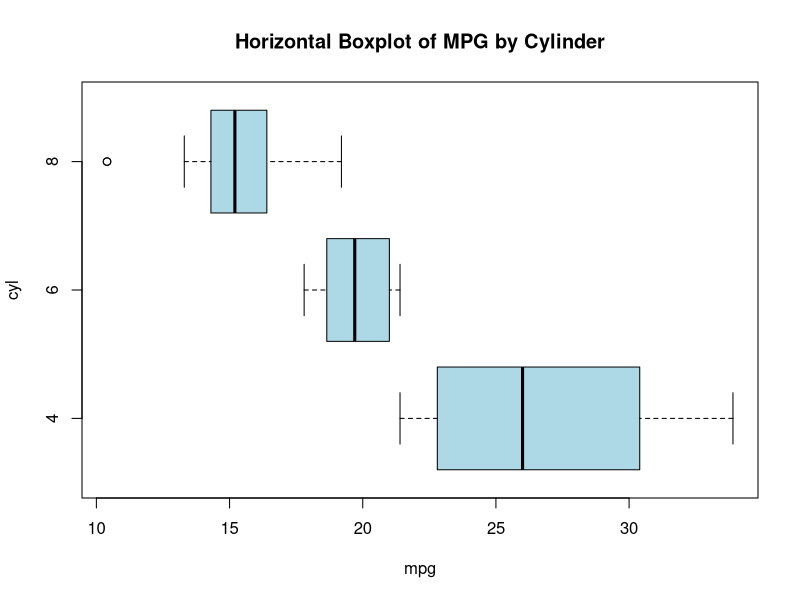
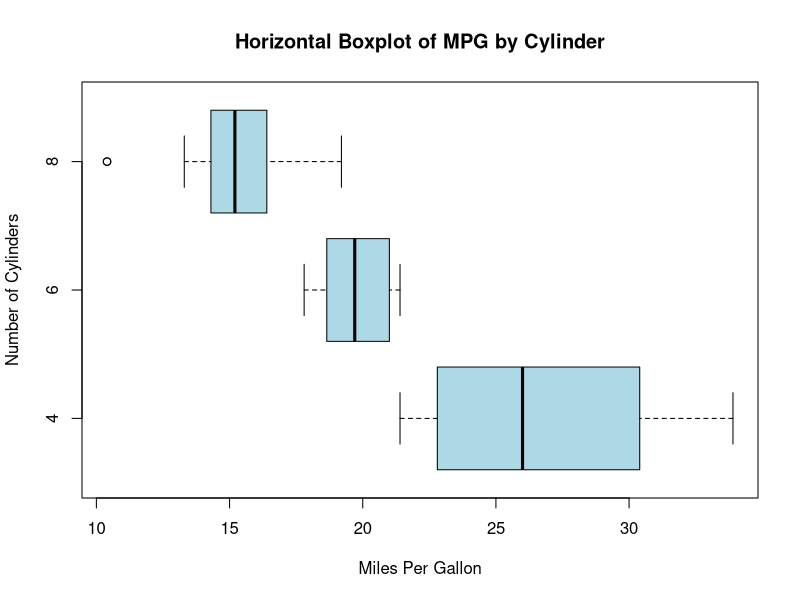
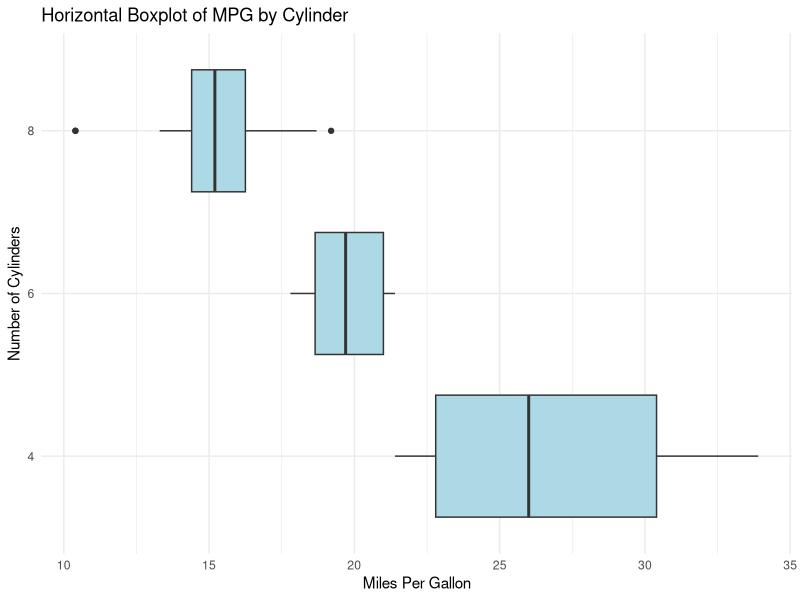
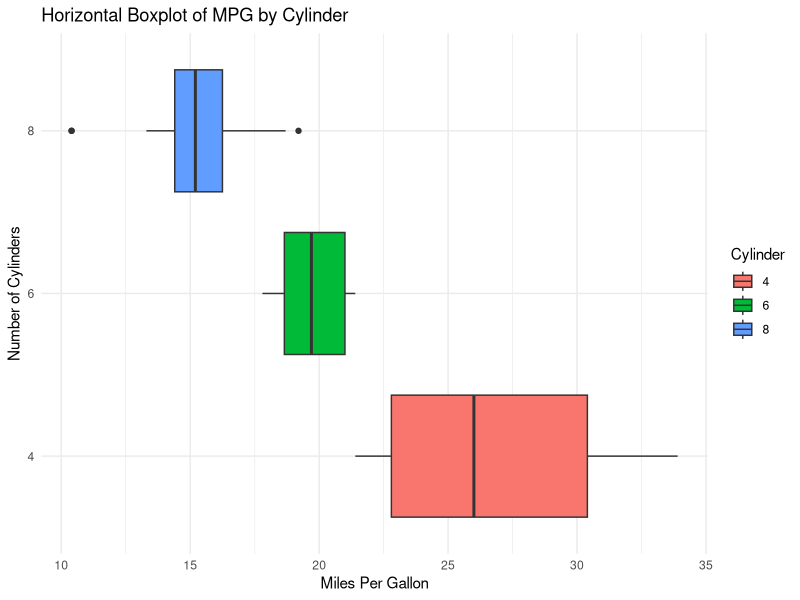
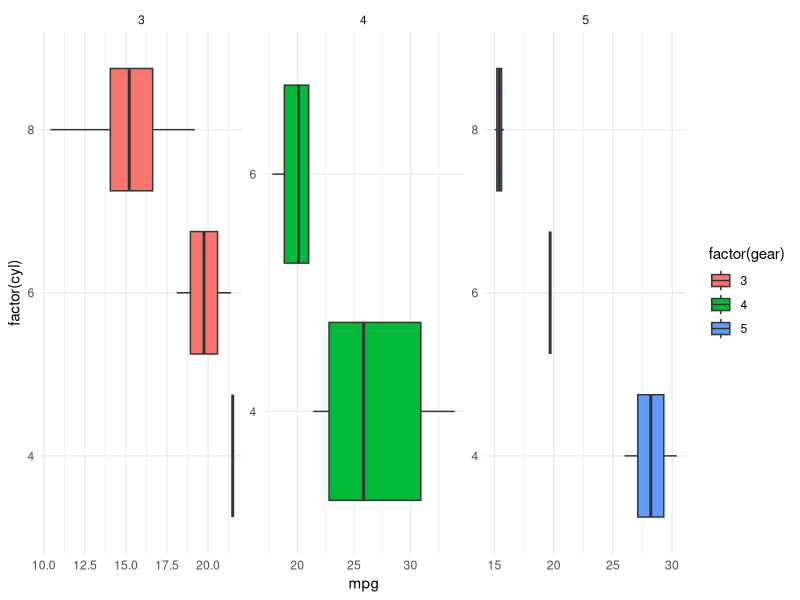

Reproduce these figures in R, in order.
## ---- chunk 1
boxplot(
  mpg ~ cyl, 
  data = mtcars, 
  horizontal = TRUE, 
  main = "Horizontal Boxplot of MPG by Cylinder", 
  col = "lightblue"
  )
## ---- chunk 2
boxplot(
  mpg ~ cyl, 
  data = mtcars, 
  horizontal = TRUE, 
  main = "Horizontal Boxplot of MPG by Cylinder", 
  col = "lightblue", 
  xlab = "Miles Per Gallon", 
  ylab = "Number of Cylinders"
  )
## ---- chunk 3
library(ggplot2)

ggplot(mtcars, aes(x = factor(cyl), y = mpg)) +
  geom_boxplot(fill = "lightblue") +
  coord_flip() +
  theme_minimal() +
  labs(
    title = "Horizontal Boxplot of MPG by Cylinder", 
    x = "Number of Cylinders", 
    y = "Miles Per Gallon"
    )
## ---- chunk 4
ggplot(mtcars, aes(x = factor(cyl), y = mpg, fill = factor(cyl))) +
  geom_boxplot() +
  coord_flip() +
  theme_minimal() +
  labs(
    title = "Horizontal Boxplot of MPG by Cylinder", 
    x = "Number of Cylinders", 
    y = "Miles Per Gallon",
    fill = "Cylinder") +
  theme_minimal()
## ---- chunk 5
ggplot(mtcars, aes(x = factor(cyl), y = mpg, fill = factor(gear))) +
  geom_boxplot() +
  coord_flip() +
  facet_wrap(~ gear, scales = "free") +
  theme_minimal()
